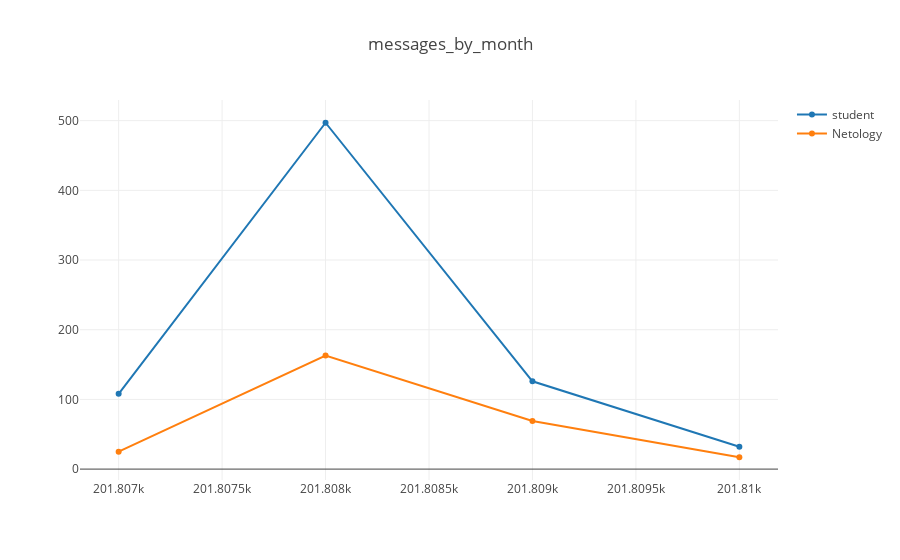

This figure's notebook cell:
### Code cell
trace0 = go.Scatter(
    x=dynam_stud_net.index,
    y=dynam_stud_net.student,
    name='student'
)

trace1 = go.Scatter(
    x=dynam_stud_net.index,
    y=dynam_stud_net.Netology,
    name='Netology'
)

data = [trace0, trace1]
layout = {'title': 'messages_by_month'}

fig = go.Figure(data=data, layout=layout)

iplot(fig, show_link=False)

### Figure 1 — Plotly figure (JSON) as saved in the notebook; plotly's stock layout.template omitted (floating-point values rounded to 4 significant figures)
{"data": [{"name": "student", "type": "scatter", "uid": "1f4eb570-d20a-11e8-8e4f-e82a44ef42c3", "x": [201807, 201808, 201809, 201810], "y": [108, 497, 126, 32]}, {"name": "Netology", "type": "scatter", "uid": "1f4eb571-d20a-11e8-8e4f-e82a44ef42c3", "x": [201807, 201808, 201809, 201810], "y": [25, 163, 69, 17]}], "layout": {"title": "messages_by_month"}}
